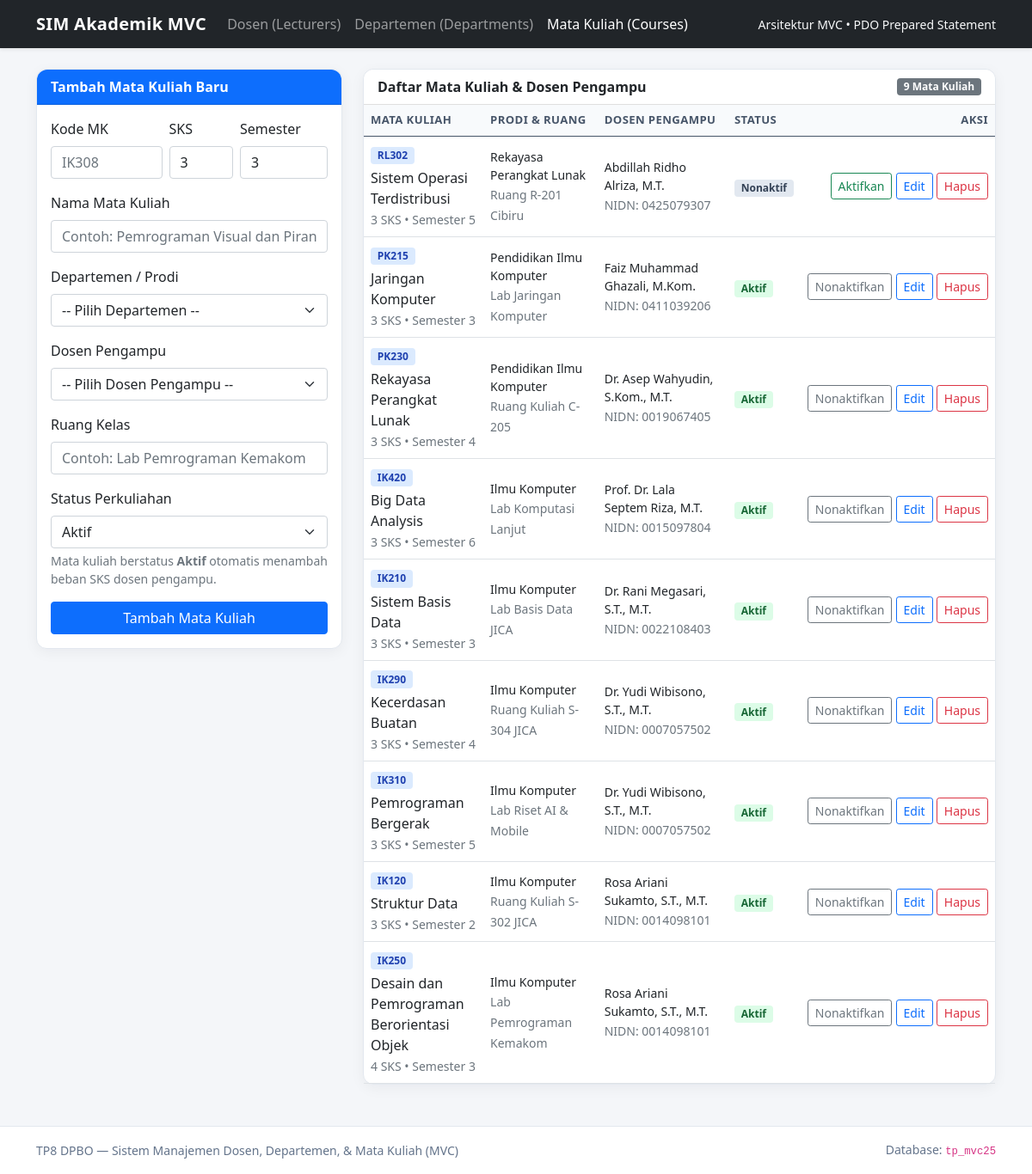
/index.php?page=courses, run on the app's committed database.
### tables this page shows
CREATE TABLE courses (
  id INT AUTO_INCREMENT PRIMARY KEY,
  department_id INT NOT NULL,
  lecturer_id INT NOT NULL,
  course_code VARCHAR(20) NOT NULL UNIQUE,
  course_name VARCHAR(120) NOT NULL,
  credits INT NOT NULL,
  semester INT NOT NULL,
  class_room VARCHAR(60) NOT NULL,
  status ENUM('Aktif', 'Nonaktif') NOT NULL DEFAULT 'Aktif',
  CONSTRAINT fk_courses_department
    FOREIGN KEY (department_id) REFERENCES departments(id)
    ON DELETE RESTRICT
    ON UPDATE CASCADE,
  CONSTRAINT fk_courses_lecturer
    FOREIGN KEY (lecturer_id) REFERENCES lecturers(id)
    ON DELETE RESTRICT
    ON UPDATE CASCADE
);

CREATE TABLE departments (
  id INT AUTO_INCREMENT PRIMARY KEY,
  dept_code VARCHAR(20) NOT NULL UNIQUE,
  dept_name VARCHAR(100) NOT NULL,
  faculty VARCHAR(100) NOT NULL,
  head_room VARCHAR(60) NOT NULL,
  accreditation ENUM('Unggul', 'Baik Sekali', 'Baik') NOT NULL DEFAULT 'Unggul'
);

CREATE TABLE lecturers (
  id INT AUTO_INCREMENT PRIMARY KEY,
  department_id INT NOT NULL,
  name VARCHAR(120) NOT NULL,
  nidn VARCHAR(20) NOT NULL UNIQUE,
  email VARCHAR(120) NOT NULL UNIQUE,
  phone VARCHAR(25) NOT NULL,
  join_date DATE NOT NULL,
  academic_rank ENUM('Asisten Ahli', 'Lektor', 'Lektor Kepala', 'Guru Besar') NOT NULL DEFAULT 'Asisten Ahli',
  max_credits INT NOT NULL DEFAULT 12,
  assigned_credits INT NOT NULL DEFAULT 0,
  CONSTRAINT fk_lecturers_department
    FOREIGN KEY (department_id) REFERENCES departments(id)
    ON DELETE RESTRICT
    ON UPDATE CASCADE
);

### views/courses.php (the view, shortened to what the rows shown need)
<?php
require __DIR__ . '/header.php';
?>
<div class="row g-4">
    <div class="col-lg-8">
        <div class="card">
            <div class="card-body p-0">
                <div class="table-responsive">
                    <table class="table table-hover mb-0">
                        <thead>
                            <tr>
                                <th>Mata Kuliah</th>
                                <th>Prodi &amp; Ruang</th>
                                <th>Dosen Pengampu</th>
                                <th>Status</th>
                                <th class="text-end">Aksi</th>
                            </tr>
                        </thead>
                        <tbody>
                            <?php if ($courses === []): ?>
                                <tr>
                                    <td colspan="5" class="text-center text-muted py-4">
                                        Belum ada data mata kuliah tersimpan.
                                    </td>
                                </tr>
                            <?php else: ?>
                                <?php foreach ($courses as $course): ?>
                                    <?php $isActive = (string) $course['status'] === Course::STATUS_ACTIVE; ?>
                                    <tr>
                                        <td>
                                            <span class="badge badge-soft-primary"><?= e($course['course_code']) ?></span>
                                            <div class="fw-semibold mt-1"><?= e($course['course_name']) ?></div>
                                            <small class="text-muted">
                                                <?= e($course['credits']) ?> SKS &bull; Semester <?= e($course['semester']) ?>
                                            </small>
                                        </td>
                                        <td>
                                            <div class="small fw-semibold"><?= e($course['dept_name']) ?></div>
                                            <small class="text-muted"><?= e($course['class_room']) ?></small>
                                        </td>
                                        <td>
                                            <div class="small fw-semibold"><?= e($course['lecturer_name']) ?></div>
                                            <small class="text-muted">NIDN: <?= e($course['lecturer_nidn']) ?></small>
                                        </td>
                                        <td>
                                            <span class="badge <?= $isActive ? 'badge-soft-success' : 'badge-soft-secondary' ?>">
                                                <?= e($course['status']) ?>
                                            </span>
                                        </td>
                                        <td class="text-end text-nowrap">
                                            <form method="post" action="index.php?page=courses" class="d-inline">
                                                <button
                                                    type="submit"
                                                    class="btn btn-sm <?= $isActive ? 'btn-outline-secondary' : 'btn-outline-success' ?>"
                                                >
                                                    <?= $isActive ? 'Nonaktifkan' : 'Aktifkan' ?>
                                                </button>
                                            </form>
                                            <a href="index.php?page=courses&amp;edit=<?= e($course['id']) ?>" class="btn btn-sm btn-outline-primary">
                                                Edit
                                            </a>
                                            <form
                                                method="post"
                                                action="index.php?page=courses"
                                                class="d-inline"
                                                onsubmit="return confirm('Yakin ingin menghapus mata kuliah ini?');"
                                            >
                                                <button type="submit" class="btn btn-sm btn-outline-danger">Hapus</button>
                                            </form>
                                        </td>
                                    </tr>
                                <?php endforeach; ?>
                            <?php endif; ?>
                        </tbody>
                    </table>
                </div>
            </div>
        </div>
    </div>
</div>
<?php require __DIR__ . '/footer.php'; ?>

### data on the page
courses: course_code "RL302", course_name "Sistem Operasi Terdistribusi", credits "3", semester "5", department.dept_name "Rekayasa Perangkat Lunak", class_room "Ruang R-201 Cibiru", lecturer.name "Abdillah Ridho Alriza, M.T.", lecturer.nidn "0425079307", status "Nonaktif", shows "Aktifkan"
courses: course_code "PK215", course_name "Jaringan Komputer", credits "3", semester "3", department.dept_name "Pendidikan Ilmu Komputer", class_room "Lab Jaringan Komputer", lecturer.name "Faiz Muhammad Ghazali, M.Kom.", lecturer.nidn "0411039206", status "Aktif", shows "Nonaktifkan"
courses: course_code "PK230", course_name "Rekayasa Perangkat Lunak", credits "3", semester "4", department.dept_name "Pendidikan Ilmu Komputer", class_room "Ruang Kuliah C-205", lecturer.name "Dr. Asep Wahyudin, S.Kom., M.T.", lecturer.nidn "0019067405", status "Aktif", shows "Nonaktifkan"
courses: course_code "IK420", course_name "Big Data Analysis", credits "3", semester "6", department.dept_name "Ilmu Komputer", class_room "Lab Komputasi Lanjut", lecturer.name "Prof. Dr. Lala Septem Riza, M.T.", lecturer.nidn "0015097804", status "Aktif", shows "Nonaktifkan"
courses: course_code "IK210", course_name "Sistem Basis Data", credits "3", semester "3", department.dept_name "Ilmu Komputer", class_room "Lab Basis Data JICA", lecturer.name "Dr. Rani Megasari, S.T., M.T.", lecturer.nidn "0022108403", status "Aktif", shows "Nonaktifkan"
courses: course_code "IK290", course_name "Kecerdasan Buatan", credits "3", semester "4", department.dept_name "Ilmu Komputer", class_room "Ruang Kuliah S-304 JICA", lecturer.name "Dr. Yudi Wibisono, S.T., M.T.", lecturer.nidn "0007057502", status "Aktif", shows "Nonaktifkan"
courses: course_code "IK310", course_name "Pemrograman Bergerak", credits "3", semester "5", department.dept_name "Ilmu Komputer", class_room "Lab Riset AI & Mobile", lecturer.name "Dr. Yudi Wibisono, S.T., M.T.", lecturer.nidn "0007057502", status "Aktif", shows "Nonaktifkan"
courses: course_code "IK120", course_name "Struktur Data", credits "3", semester "2", department.dept_name "Ilmu Komputer", class_room "Ruang Kuliah S-302 JICA", lecturer.name "Rosa Ariani Sukamto, S.T., M.T.", lecturer.nidn "0014098101", status "Aktif", shows "Nonaktifkan"
courses: course_code "IK250", course_name "Desain dan Pemrograman Berorientasi Objek", credits "4", semester "3", department.dept_name "Ilmu Komputer", class_room "Lab Pemrograman Kemakom", lecturer.name "Rosa Ariani Sukamto, S.T., M.T.", lecturer.nidn "0014098101", status "Aktif", shows "Nonaktifkan"

### other printed values
count($courses) "9"
form field status "Aktif"
